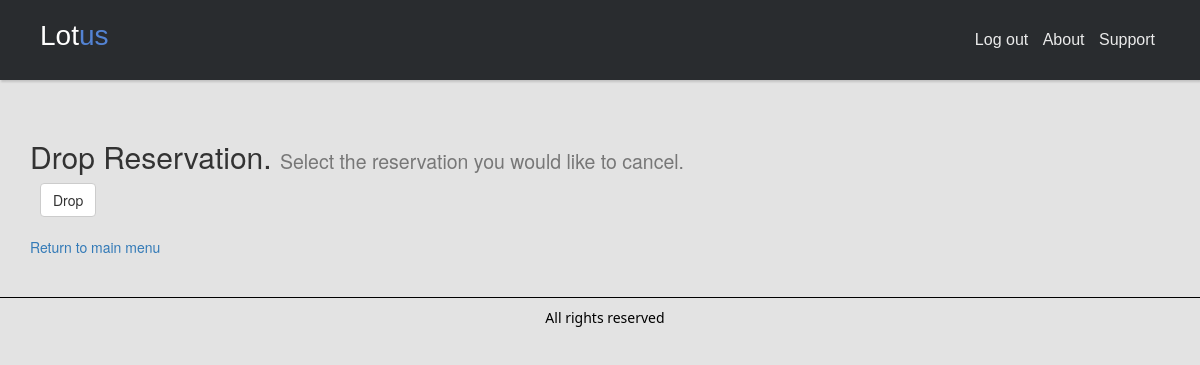
Before: /drop_reservation.php (signed in) with the older database file.
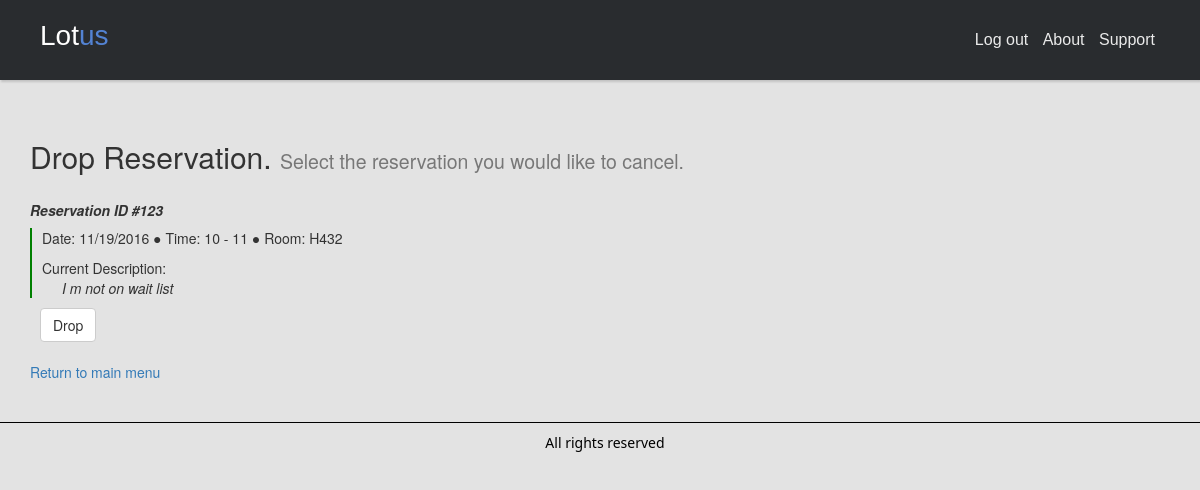
After: the same page with the newer database file.
### tables this page shows
CREATE TABLE TimeSlot(
  Tid INT (10) NOT NULL AUTO_INCREMENT,
  StartTime VARCHAR(10) NOT NULL,
  EndTime VARCHAR(10) NOT NULL,
  date VARCHAR (11) NOT NULL,
  ReservationID INT (10) NOT NULL,
  PRIMARY KEY(Tid),
  FOREIGN KEY(ReservationID) REFERENCES Reservation(id)
        ON DELETE CASCADE
        ON UPDATE CASCADE
);

CREATE TABLE Reservation(
  id INT (10) NOT NULL AUTO_INCREMENT,
  roomID VARCHAR (10) NOT NULL,
  loginID VARCHAR (25) NOT NULL,
  description VARCHAR (200) NOT NULL,
 
  FOREIGN KEY(roomID) REFERENCES Room(roomNumber)
      ON DELETE CASCADE
      ON UPDATE CASCADE,
  FOREIGN KEY(loginID) REFERENCES Login(userName)
      ON DELETE CASCADE
      ON UPDATE CASCADE,
  PRIMARY KEY(id)
);

### action_viewUserReservation.php (called while the page is built, shortened)
<?php
    include_once ('objects/ReservationCatalog.php');
    $user = $_SESSION['login_user'];
    $catalog = new ReservationCatalog();
    $catalog->updateCatalogByUser($user);
    $reservation = $catalog->getCalendar();
?>

### objects/ReservationCatalog.php (called while the page is built, shortened)
<?php
    include_once (__DIR__.'/Reservation.php');
    include_once (__DIR__.'/TimeSlot.php');
    class ReservationCatalog{
        private $reservations = [];
        public function updateCatalogByUser($user){
            $con = new Connection();
            $sql = "SELECT * FROM WaitList
                    RIGHT JOIN (
                        Reservation
                        INNER JOIN timeslot ON Reservation.id = timeslot.ReservationID
                    )
                    ON WaitList.ReservationID=Reservation.id
                    WHERE WaitList.ReservationID IS NULL and
                    Reservation.loginID='$user'";
            $con->setQuery($sql);
            $con->executeQuery();
            $result = $con->getResult();
            if ($result->num_rows > 0) {
                while($row = $result->fetch_assoc()) {
                    $timeSlot = new TimeSlot($row["StartTime"],$row["EndTime"],$row["date"]);
                    $reservation = new Reservation($row["roomID"],$timeSlot,$user,$row["description"]);
                    $reservation->setID($row["id"]);
                    array_push($this->reservations, $reservation);
                }
            }
        }
        public function getCalendar(){
            $reservations = array();
            for ($i = 0; $i < sizeof($this->reservations); $i++){
                $reservation = array("room"=>$this->reservations[$i]->getRoom(),
                                        "start_time"=>$this->reservations[$i]->getTimeSlot()->getStart(),
                                        "end_time"=>$this->reservations[$i]->getTimeSlot()->getEnd(),
                                        "username"=>$this->reservations[$i]->getUser(),
                                        "description"=>$this->reservations[$i]->getDescription(),
                                        "date"=>$this->reservations[$i]->getTimeSlot()->getDate(),
                                        "id"=>$this->reservations[$i]->getID());
                array_push($reservations, $reservation);
            }
            return $reservations;
        }
    }
?>

### objects/Reservation.php (called while the page is built, shortened)
<?php
include_once (__DIR__.'/../connection.php');
class Reservation{
    private $roomNumber;
    private $timeSlot;
    private $user;
    private $description;
    private $id;
    public function __construct($roomNumber, $timeSlot, $user, $description)
    {
        $this->roomNumber=$roomNumber;
        $this->timeSlot=$timeSlot;
        $this->user=$user;
        $this->description=$description;
    }
    public function getID(){
        return $this->id;
    }
    public function setID($id){
        $this->id=$id;
    }
    public function getRoom(){
        return $this->roomNumber;
    }
    public function getTimeSlot(){
        return $this->timeSlot;
    }
    public function getUser(){
        return $this->user;
    }
    public function getDescription(){
        return $this->description;
    }
}
?>

### connection.php (called while the page is built, shortened)
<?php
class Connection{
    public $servername = "localhost";
    protected $username = "root";
    protected $password = "";
    public $dbname = "conference";
    public $conn;
    protected $query;
    public function __construct()
    {
        $this->conn = new mysqli($this->servername, $this->username, $this->password, $this->dbname);
    }
    public function setQuery($query){
        $this->query=$query;
    }
    public function executeQuery(){
        $this->result=$this->conn->query($this->query);
        if($this->result){
            return true;
        }
        else{
            return false;
        }
    }
}
?>

### objects/TimeSlot.php (called while the page is built)
<?php
    class TimeSlot{
        private $startTime;
        private $endTime;
        private $date;
        public function __construct($startTime, $endTime, $date)
        {
            $this->startTime = $startTime;
            $this->endTime = $endTime;
            $this->date = $date;
        }
        public function getStart(){
            return $this->startTime;
        }
        public function getEnd(){
            return $this->endTime;
        }
        public function getDate(){
            return $this->date;
        }
    }
?>

### drop_reservation.php (the view, shortened to what the changed rows need)
<!DOCTYPE html>
<html lang="en">
<head>
    <link rel="stylesheet" type="text/css" href="assets/css/main.css">
    <link rel="stylesheet" href="https://maxcdn.bootstrapcdn.com/bootstrap/3.3.7/css/bootstrap.min.css">
    <link rel="stylesheet" href="https://maxcdn.bootstrapcdn.com/font-awesome/4.6.3/css/font-awesome.min.css">
    <link rel="stylesheet" type="text/css" href="assets/css/header.css">
</head>
<body style="background-color: #E3E3E3">
<header class="header-basic">
    <div class="header-limiter">
        <h1><a href="#">Lot<span>us</span></a></h1>
    </div>
</header>
<div class="container" style="margin-top:40px;">
    <h2>Drop Reservation. <small>Select the reservation you would like to cancel.</small></h2>
    <?php
         include_once ('action_viewUserReservation.php');
    ?>
    <?php
    foreach($reservation as $reserve){
        $id = $reserve['id'];
        $descp = $reserve['description'];
        $date = $reserve['date'];
        $room = $reserve['room'];
        $time = $reserve['start_time'] . ' - ' . $reserve['end_time'];
        echo '<h5><strong><i>Reservation ID #' . $id . '</i></strong></h5>';
        echo '<div id="display">';
        echo '<p>Date: '. $date . ' &#9679; Time: ' . $time .
            ' &#9679; Room: ' . $room . '</p>';
        echo '<p>Current Description: <br/><span style="margin-left: 20px;"><i>'
            . $descp . '</i></span></p>';
        echo '</div>';
    }
    ?>
    <br/><br/>
</div>
</body>
</body>
</html>

Changed rows visible on the page:
added timeslot: ReservationID "123", date "11/19/2016", time "10 - 11", ReservationID.roomID "H432", ReservationID.description "I m not on wait list"
